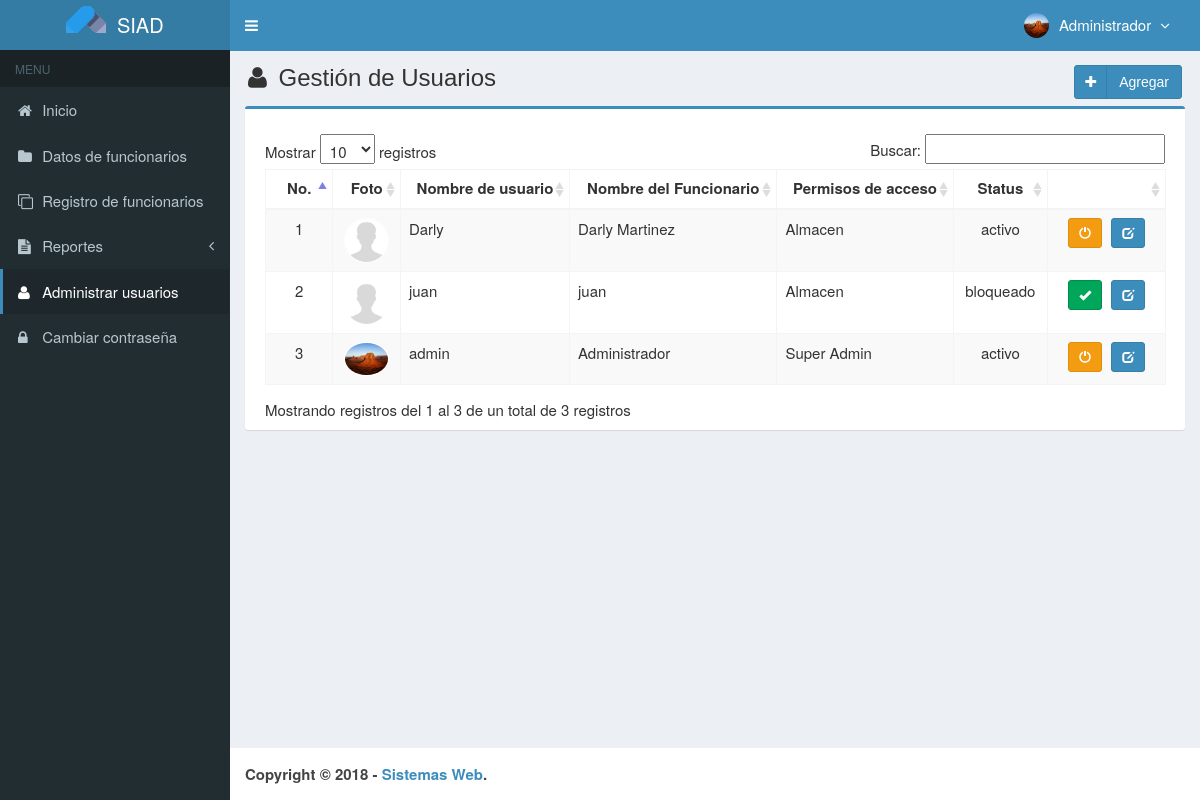
/main.php?module=user (signed in), run on an earlier commit of the app's database.
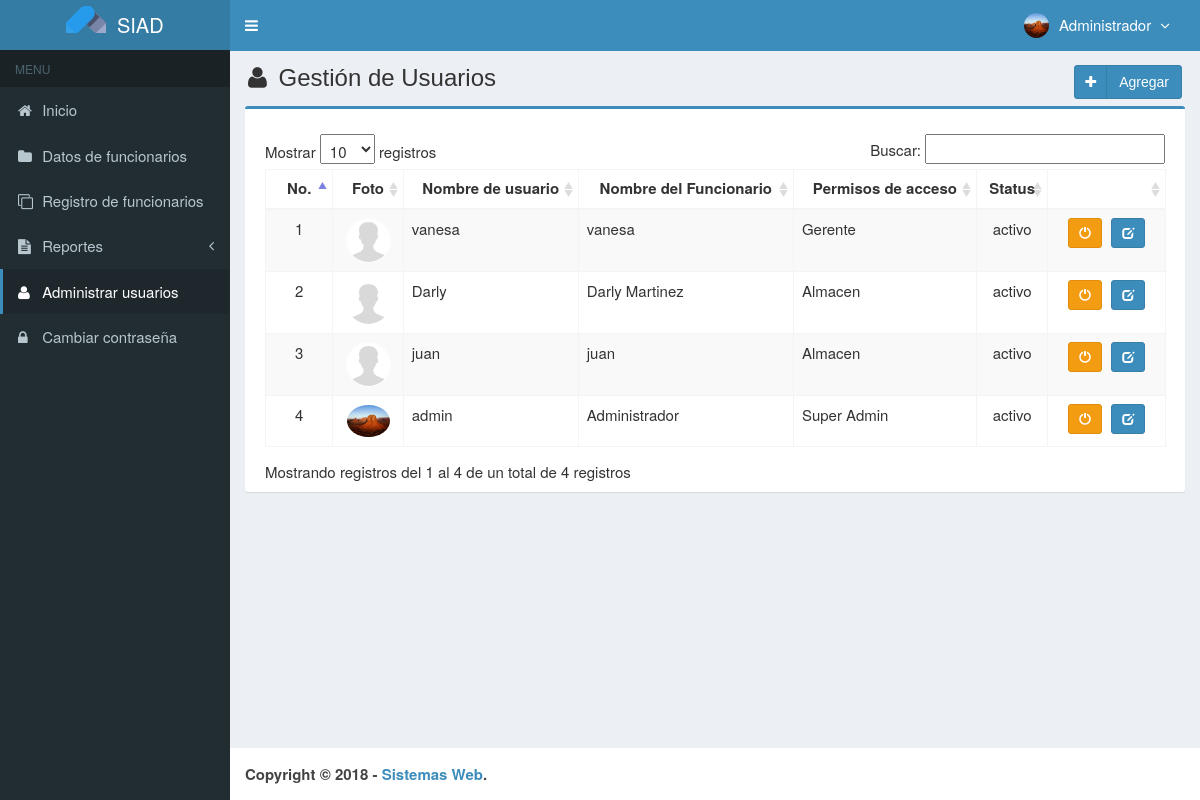
And on a later commit of the database.
### tables this page shows
CREATE TABLE `usuarios` (
  `id_user` int(3) NOT NULL,
  `username` varchar(50) NOT NULL,
  `name_user` varchar(50) NOT NULL,
  `password` varchar(50) NOT NULL,
  `correo_i` varchar(50) DEFAULT NULL,
  `telefono` varchar(13) DEFAULT NULL,
  `foto` varchar(100) DEFAULT NULL,
  `permisos_acceso` enum('Super Admin','Gerente','Almacen') NOT NULL,
  `status` enum('activo','bloqueado') NOT NULL DEFAULT 'activo',
  `created_at` timestamp NOT NULL DEFAULT CURRENT_TIMESTAMP,
  `updated_at` timestamp NOT NULL DEFAULT CURRENT_TIMESTAMP ON UPDATE CURRENT_TIMESTAMP
);

### modules/user/view.php (the view, shortened to what this page needs)
<section class="content-header">
  <h1>
    <i class="fa fa-user icon-title"></i> Gestión de Usuarios
    <a class="btn btn-primary btn-social pull-right" href="?module=form_user&form=add" title="Agregar" data-toggle="tooltip">
      <i class="fa fa-plus"></i> Agregar
    </a>
  </h1>
</section>
<section class="content">
  <div class="row">
    <div class="col-md-12">
      <div class="box box-primary">
        <div class="box-body">
          <table id="dataTables1" class="table table-bordered table-striped table-hover">
            <thead>
              <tr>
                <th class="center">No.</th>
                <th class="center">Foto</th>
                <th class="center">Nombre de usuario</th>
                <th class="center">Nombre del Funcionario</th>
                <th class="center">Permisos de acceso</th>
                <th class="center">Status</th>
                <th class="center"></th>
              </tr>
            </thead>
                        <tbody>
            <?php
            $no = 1;
            $query = mysqli_query($mysqli, "SELECT * FROM usuarios ORDER BY id_user DESC")
                                            or die('error: '.mysqli_error($mysqli));
            while ($data = mysqli_fetch_assoc($query)) {
              echo "<tr>
                      <td width='50' class='center'>$no</td>";
                      if ($data['foto']=="") { ?>
                        <td class='center'><img class='img-user' src='images/user/user-default.png' width='45'></td>
                      <?php
                      } else { ?>
                        <td class='center'><img class='img-user' src='images/user/<?php echo $data['foto']; ?>' width='45'></td>
                      <?php
                      }
              echo "  <td>$data[username]</td>
                      <td>$data[name_user]</td>
                      <td>$data[permisos_acceso]</td>
                      <td class='center'>$data[status]</td>
                      <td class='center' width='100'>
                          <div>";
                          if ($data['status']=='activo') { ?>
                            <a data-toggle="tooltip" data-placement="top" title="Bloqueado" style="margin-right:5px" class="btn btn-warning btn-sm" href="modules/user/proses.php?act=off&id=<?php echo $data['id_user'];?>">
                                <i style="color:#fff" class="glyphicon glyphicon-off"></i>
                            </a>
            <?php
                          }
                          else { ?>
                            <a data-toggle="tooltip" data-placement="top" title="activo" style="margin-right:5px" class="btn btn-success btn-sm" href="modules/user/proses.php?act=on&id=<?php echo $data['id_user'];?>">
                                <i style="color:#fff" class="glyphicon glyphicon-ok"></i>
                            </a>
            <?php
                          }
              echo "      <a data-toggle='tooltip' data-placement='top' title='Modificar' class='btn btn-primary btn-sm' href='?module=form_user&form=edit&id=$data[id_user]'>
                                <i style='color:#fff' class='glyphicon glyphicon-edit'></i>
                            </a>
                          </div>
                      </td>
                    </tr>";
              $no++;
            }
            ?>
            </tbody>
          </table>
        </div>
      </div>
    </div>
  </div>
</section><!-- /.content

### top-menu.php (shortened to what this page needs)
<?php
require_once "config/database.php";
$query = mysqli_query($mysqli, "SELECT id_user, name_user, foto, permisos_acceso FROM usuarios WHERE id_user='$_SESSION[id_user]'")
                                or die('error: '.mysqli_error($mysqli));
$data = mysqli_fetch_assoc($query);
?>
<li class="dropdown user user-menu">
  <a href="#" class="dropdown-toggle" data-toggle="dropdown">
  <?php
  if ($data['foto']=="") { ?>
    <img src="images/user/user-default.png" class="user-image" alt="User Image"/>
  <?php
  }
  else { ?>
    <img src="images/user/<?php echo $data['foto']; ?>" class="user-image" alt="User Image"/>
  <?php
  }
  ?>
    <span class="hidden-xs"><?php echo $data['name_user']; ?> <i style="margin-left:5px" class="fa fa-angle-down"></i></span>
  </a>
</li>

What changed in the data, as far as the page shows it:
added usuarios: username "vanesa", name_user "vanesa", permisos_acceso "Gerente", status "activo"
changed usuarios "juan": status "bloqueado" → "activo"
Also different on the page:
text written by a page script: "Mostrar registros Buscar: Mostrando registros del 1 al 3 de un total de 3 registros" → "Mostrar registros Buscar: Mostrando registros del 1 al 4 de un total de 4 registros"
